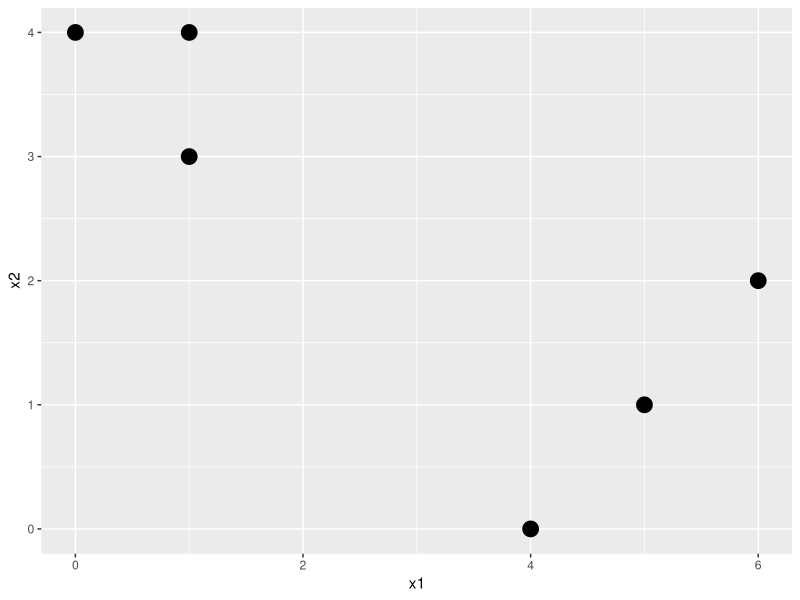
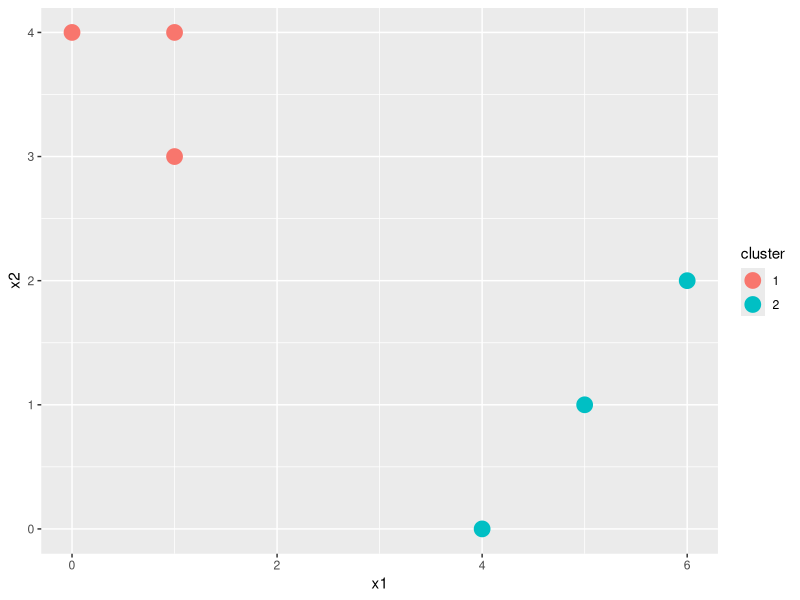

R code for these plots, in order:
library(dplyr)
library(ggplot2)

x1 <- c(1,1,0,5,6,4)
x2 <- c(4,3,4,1,2,0)

df <- data.frame(x1,x2)

#a)
ggplot(df,aes(x=x1,y=x2)) + geom_point(size=5)

#b)
set.seed(76)
df <- df %>% mutate(cluster=sample(c(1,2),nrow(df),replace=TRUE))
prev.cluster <- c()
print(df$cluster)

#e)
while (isTRUE(all.equal(prev.cluster,df$cluster)) == FALSE){
  
  prev.cluster <- df$cluster
  
#c)

  centroid <- df %>% group_by(cluster) %>% summarise(x1.c = mean(x1), x2.c = mean(x2))
  centroid <- centroid %>% as.matrix()
  
#d)
  df <- df %>% mutate(euclid.1 = ((x1 - centroid[[1,2]])^2) + ((x2 - centroid[[1,3]])^2), 
                      euclid.2 = ((x1 - centroid[[2,2]])^2) + ((x2 - centroid[[2,3]])^2))
  
  df <- df %>% mutate(cluster = ifelse(euclid.1 < euclid.2, 1, 2))
  print(df$cluster)

}

#f)

df$cluster <- as.factor(df$cluster)
ggplot(df, aes(x=x1,y=x2,col=cluster)) + geom_point(size=5)

